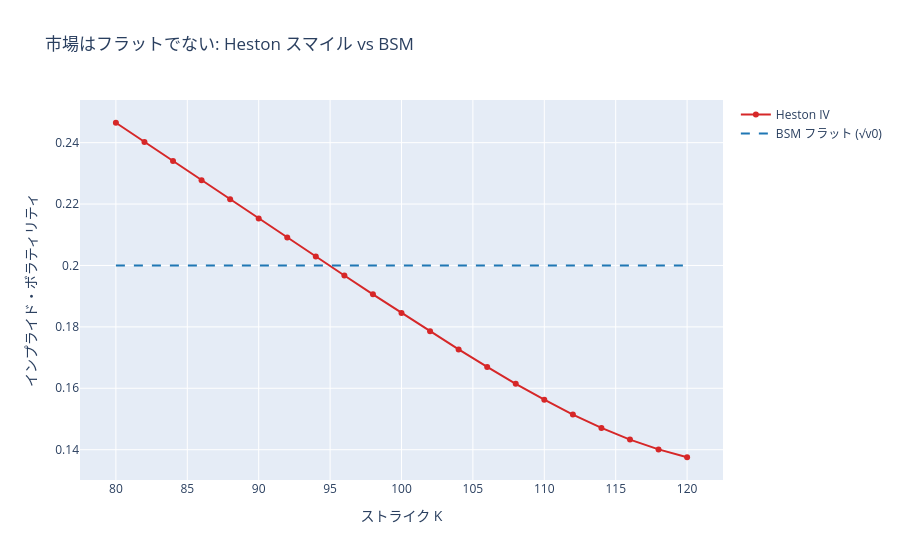

Notebook cell for this chart:
### Markdown cell above
## 1. なぜ確率ボラティリティか

BSM は単一の $\sigma$ を仮定するが、市場の**インプライド・ボラ**はストライク $K$ で
一定でない（株式では下方で高い「スキュー」）。フラットなら下図は水平線になるはず。
確率ボラ（ボラ自身が確率過程）はこのスマイルを内生的に生む。局所ボラ（Dupire）は
スマイルに完全フィットできるが、**前方スマイルの動学が非現実的**で、確率ボラやその併用が要る。

### Code cell
# Heston が生むスマイル vs BSM のフラット仮定
S0, r, T = 100.0, 0.05, 1.0  # S0=100, r=年率5%(連続複利), T=1年
v0, kappa, theta, xi, rho = 0.04, 1.5, 0.04, 0.6, -0.7  # 初期分散0.04(≈20%ボラ)/κ=1.5(/年)/θ=0.04/ξ=0.6/ρ=-0.7
def cf(u):
    return heston.heston_cf(u, r, T, v0, kappa, theta, xi, rho)
Ks = np.linspace(80, 120, 21)
iv = np.array([volatility.implied_vol(fourier.cos_price(cf, S0, K, r, T), S0, K, r, T) for K in Ks])
fig = go.Figure()
fig.add_trace(go.Scatter(x=Ks, y=iv, mode="lines+markers", name="Heston IV", line={"color": "#d62728"}))
fig.add_trace(go.Scatter(x=Ks, y=np.full_like(Ks, np.sqrt(v0)), mode="lines",
                         name="BSM フラット (√v0)", line={"color": "#1f77b4", "dash": "dash"}))
fig.update_layout(title="市場はフラットでない: Heston スマイル vs BSM", xaxis_title="ストライク K",
                  yaxis_title="インプライド・ボラティリティ")
fig.show()

### Figure 1 — Plotly figure (JSON) as saved in the notebook; plotly's stock layout.template omitted (floating-point values rounded to 4 significant figures)
{"data": [{"line": {"color": "#d62728"}, "mode": "lines+markers", "name": "Heston IV", "type": "scatter", "x": [80.0, 82.0, 84.0, 86.0, 88.0, 90.0, 92.0, 94.0, 96.0, 98.0, 100.0, 102.0, 104.0, 106.0, 108.0, 110.0, 112.0, 114.0, 116.0, 118.0, 120.0], "y": [0.2465, 0.2402, 0.234, 0.2278, 0.2215, 0.2153, 0.2091, 0.2029, 0.1967, 0.1906, 0.1845, 0.1785, 0.1727, 0.167, 0.1615, 0.1563, 0.1514, 0.1471, 0.1433, 0.1401, 0.1375]}, {"line": {"color": "#1f77b4", "dash": "dash"}, "mode": "lines", "name": "BSM フラット (√v0)", "type": "scatter", "x": [80.0, 82.0, 84.0, 86.0, 88.0, 90.0, 92.0, 94.0, 96.0, 98.0, 100.0, 102.0, 104.0, 106.0, 108.0, 110.0, 112.0, 114.0, 116.0, 118.0, 120.0], "y": [0.2, 0.2, 0.2, 0.2, 0.2, 0.2, 0.2, 0.2, 0.2, 0.2, 0.2, 0.2, 0.2, 0.2, 0.2, 0.2, 0.2, 0.2, 0.2, 0.2, 0.2]}], "layout": {"title": {"text": "市場はフラットでない: Heston スマイル vs BSM"}, "xaxis": {"title": {"text": "ストライク K"}}, "yaxis": {"title": {"text": "インプライド・ボラティリティ"}}}}
